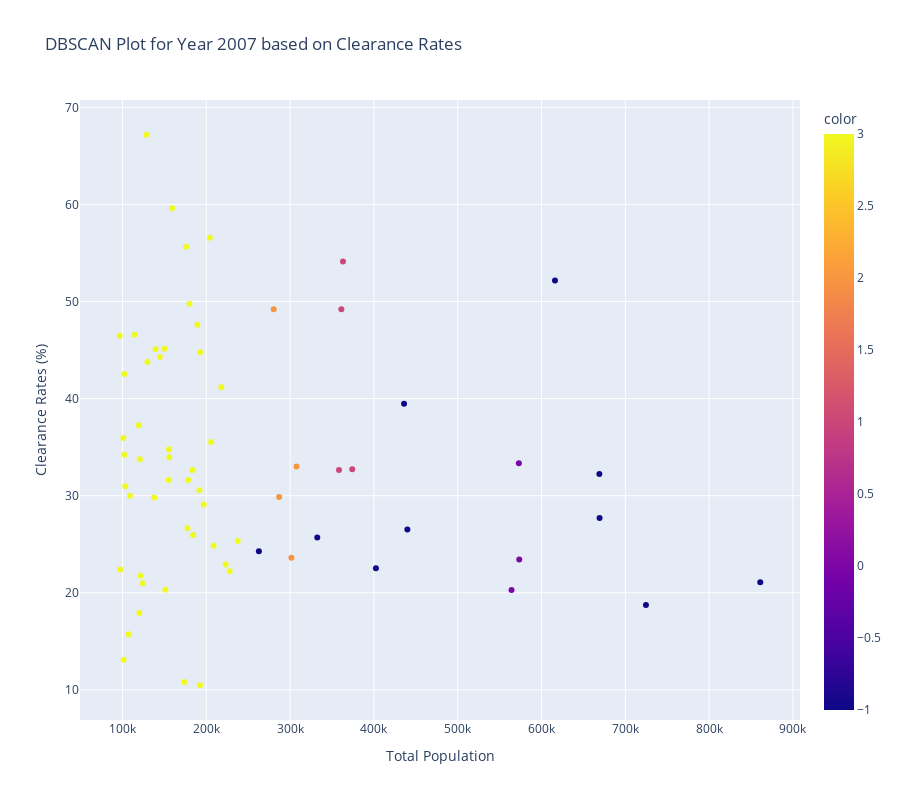
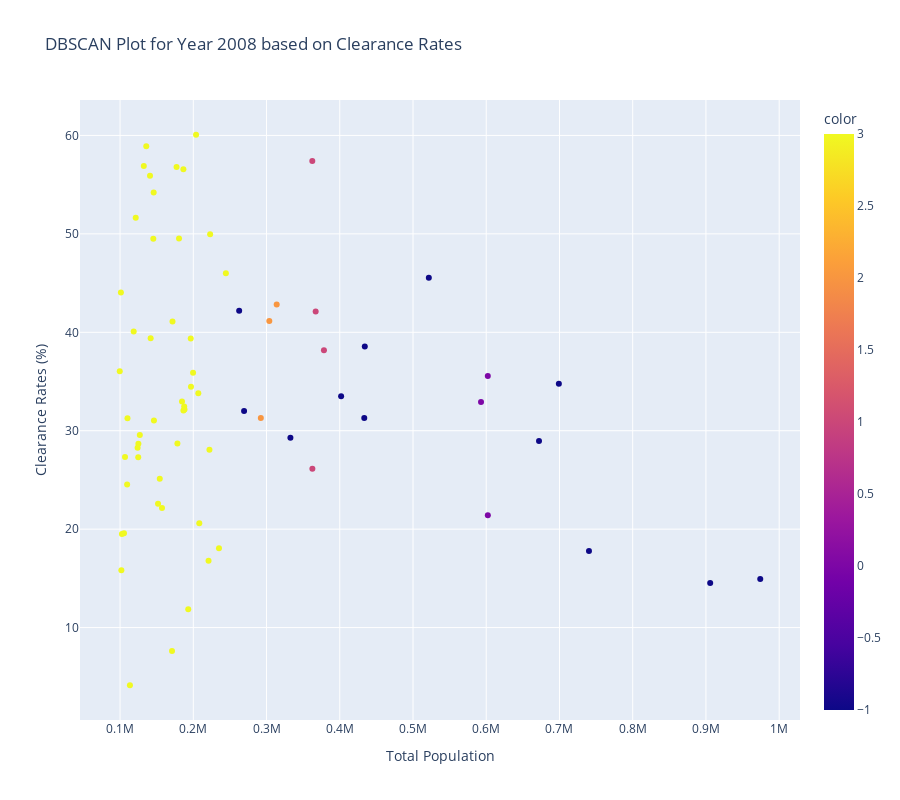
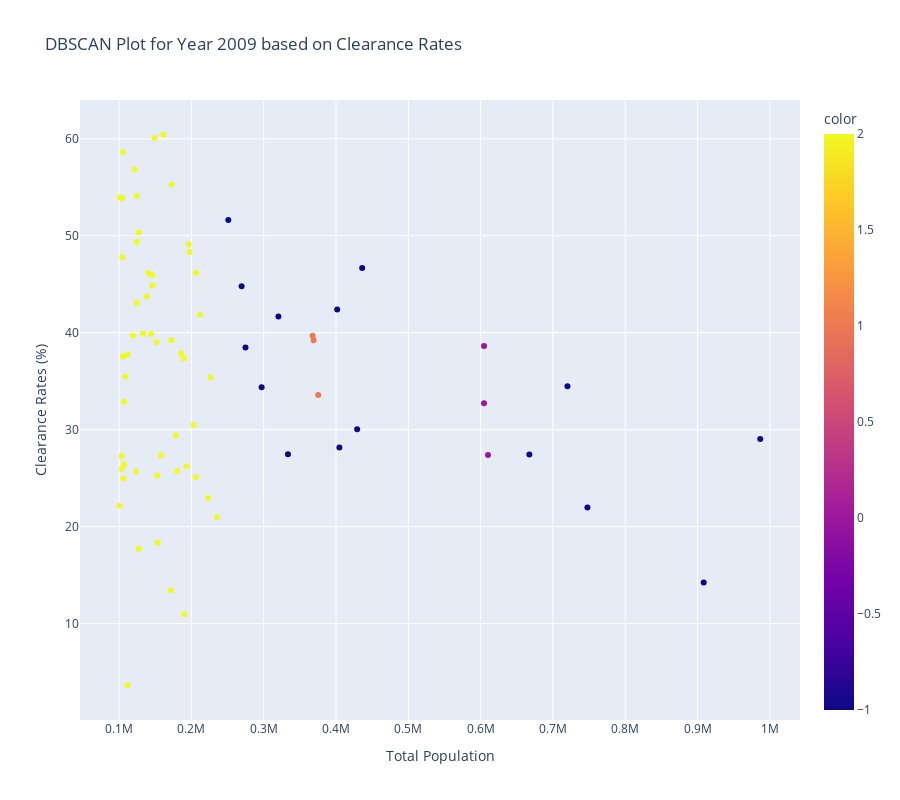
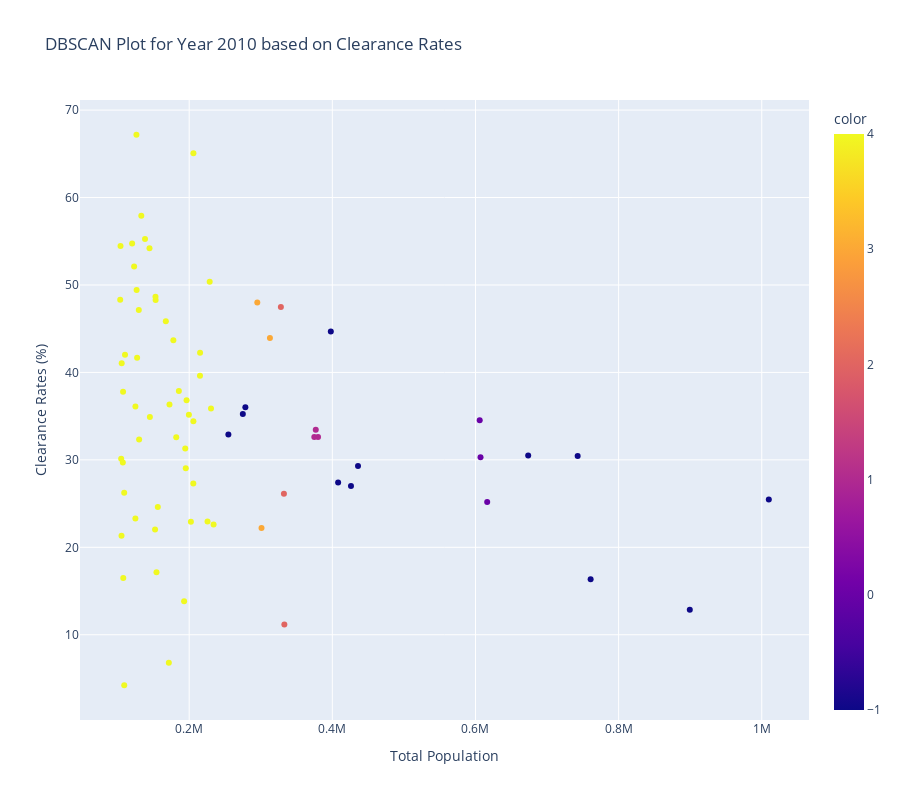

The cell these charts' notebook holds for them, in order:
### Code cell
#importing plotly.express for the hover opportunities
import plotly.express as px
x = Values['x']
y = Values['y']
location = Values['location']
colors = Values['colors']

#creating a new plot for each of the 10 years in a for loop 
for i in range(len(Values['x'])):
    fig = px.scatter(x=x[i],y=y[i],color = colors[i],
    hover_name=location[i],size_max=60,
                    labels={
                        'x':'Total Population',
                        'y':'Clearance Rates (%)'
                    }
                    ,title='DBSCAN Plot for Year ' + str(2007+i) + ' based on Clearance Rates')

    fig.update_layout(height=800)
    fig.show()

### Figure 1 — Plotly figure (JSON) as saved in the notebook; plotly's stock layout.template omitted (floating-point values rounded to 4 significant figures)
{"data": [{"hovertemplate": "<b>%{hovertext}</b><br><br>Total Population=%{x}<br>Clearance Rates (%)=%{y}<br>color=%{marker.color}<extra></extra>", "hovertext": ["DETROIT, MI", "COLUMBUS, OH", "MEMPHIS, TN", "FORT WORTH, TX", "EL PASO, TX", "DENVER, CO", "MILWAUKEE, WI", "NASHVILLE, TN", "CLEVELAND, OH", "VIRGINIA BEACH, VA", "NEW CASTLE COUNTY P DEPT, DE", "COLORADO SPRINGS, CO", "PIERCE, WA", "PRINCE WILLIAM COUNTY PD, VA", "WICHITA, KS", "CINCINNATI, OH", "GREENVILLE, SC", "CHESTERFIELD COUNTY PD, VA", "HENRICO COUNTY POLICE D, VA", "SALT LAKE, UT", "AURORA, CO", "KNOX, TN", "NORFOLK, VA", "CHESAPEAKE, VA", "RICHLAND, SC", "HAMILTON, TN", "AKRON, OH", "SPARTANBURG, SC", "OTTAWA, MI", "TACOMA, WA", "DES MOINES, IA", "GRAND RAPIDS, MI", "RICHMOND, VA", "JEFFERSON, CO", "LEXINGTON, SC", "KNOXVILLE, TN", "HORRY COUNTY POLICE DEPT, SC", "SALT LAKE CITY, UT", "NEWPORT NEWS, VA", "WORCESTER, MA", "PROVIDENCE, RI", "MACOMB, MI", "ROCKFORD, IL", "DAYTON, OH", "CHATTANOOGA, TN", "SPRINGFIELD, MA", "WASHTENAW, MI", "HAMPTON, VA", "LAKEWOOD, CO", "ALEXANDRIA, VA", "WARREN, OH", "SIOUX FALLS, SD", "STERLING HEIGHTS, MI", "NEW HAVEN, CT", "WEST VALLEY, UT", "BEAUFORT, SC", "COLUMBIA, SC", "SHELBY, TN", "CLARKSVILLE, TN", "LANSING, MI", "AMARILLO, TX", "CHARLESTON, SC", "ARVADA, CO", "PORTSMOUTH, VA", "AIKEN, SC", "WEST JORDAN, UT"], "legendgroup": "", "marker": {"color": [-1, -1, -1, -1, -1, 0, 0, 0, -1, -1, -1, 1, 1, 1, 1, -1, 2, 2, 2, 2, -1, 3, 3, 3, 3, 3, 3, 3, 3, 3, 3, 3, 3, 3, 3, 3, 3, 3, 3, 3, 3, 3, 3, 3, 3, 3, 3, 3, 3, 3, 3, 3, 3, 3, 3, 3, 3, 3, 3, 3, 3, 3, 3, 3, 3, 3], "coloraxis": "coloraxis", "symbol": "circle"}, "mode": "markers", "name": "", "orientation": "v", "showlegend": false, "type": "scatter", "x": [860971, 724581, 669264, 668970, 616029, 573387, 572938, 564169, 439888, 435943, 402373, 374112, 363092, 361134, 358294, 332388, 307633, 301530, 286910, 280392, 262711, 237536, 227903, 223093, 217895, 102372, 208701, 205672, 204125, 196909, 192793, 192376, 191785, 189361, 184284, 183319, 179873, 178449, 177550, 175825, 173719, 159415, 155713, 155526, 155043, 151074, 150122, 144490, 139407, 137812, 100951, 129712, 128555, 124034, 121447, 120640, 120112, 119372, 114582, 108850, 107338, 103312, 102170, 101284, 97333, 96681], "xaxis": "x", "y": [21.08, 18.73, 27.71, 32.22, 52.17, 23.44, 33.34, 20.28, 26.52, 39.47, 22.54, 32.73, 54.13, 49.2, 32.65, 25.71, 33.02, 23.6, 29.86, 49.21, 24.28, 25.33, 22.23, 22.91, 41.18, 42.53, 24.85, 35.54, 56.58, 29.11, 44.77, 10.48, 30.56, 47.62, 25.96, 32.66, 49.77, 31.61, 26.65, 55.64, 10.82, 59.62, 33.97, 34.8, 31.63, 20.33, 45.15, 44.29, 45.08, 29.81, 35.93, 43.77, 67.18, 20.99, 21.76, 33.76, 17.91, 37.26, 46.57, 30, 15.74, 30.98, 34.23, 13.1, 22.41, 46.47], "yaxis": "y"}], "layout": {"coloraxis": {"colorbar": {"title": {"text": "color"}}, "colorscale": [[0, "#0d0887"], [0.1111, "#46039f"], [0.2222, "#7201a8"], [0.3333, "#9c179e"], [0.4444, "#bd3786"], [0.5556, "#d8576b"], [0.6667, "#ed7953"], [0.7778, "#fb9f3a"], [0.8889, "#fdca26"], [1, "#f0f921"]]}, "height": 800, "legend": {"tracegroupgap": 0}, "title": {"text": "DBSCAN Plot for Year 2007 based on Clearance Rates"}, "xaxis": {"anchor": "y", "domain": [0, 1], "title": {"text": "Total Population"}}, "yaxis": {"anchor": "x", "domain": [0, 1], "title": {"text": "Clearance Rates (%)"}}}}

### Figure 2 — Plotly figure (JSON) as saved in the notebook; plotly's stock layout.template omitted (floating-point values rounded to 4 significant figures)
{"data": [{"hovertemplate": "<b>%{hovertext}</b><br><br>Total Population=%{x}<br>Clearance Rates (%)=%{y}<br>color=%{marker.color}<extra></extra>", "hovertext": ["FAIRFAX COUNTY PD, VA", "DETROIT, MI", "COLUMBUS, OH", "FORT WORTH, TX", "MEMPHIS, TN", "NASHVILLE, TN", "MILWAUKEE, WI", "DENVER, CO", "CONNECTICUT STATE POLICE, CT", "VIRGINIA BEACH, VA", "CLEVELAND, OH", "NEW CASTLE COUNTY P DEPT, DE", "COLORADO SPRINGS, CO", "PIERCE, WA", "WICHITA, KS", "PRINCE WILLIAM COUNTY PD, VA", "CINCINNATI, OH", "GREENVILLE, SC", "CHESTERFIELD COUNTY PD, VA", "HENRICO COUNTY POLICE D, VA", "AURORA, CO", "PLANO, TX", "KNOX, TN", "NORFOLK, VA", "KENT, MI", "RICHLAND, SC", "HAMILTON, TN", "CHESAPEAKE, VA", "SPARTANBURG, SC", "AKRON, OH", "BOISE, ID", "RICHMOND, VA", "TACOMA, WA", "DES MOINES, IA", "GRAND RAPIDS, MI", "LITTLE ROCK, AR", "HORRY COUNTY POLICE DEPT, SC", "LEXINGTON, SC", "EL PASO, CO", "KNOXVILLE, TN", "SALT LAKE CITY, UT", "NEWPORT NEWS, VA", "WORCESTER, MA", "CHATTANOOGA, TN", "PROVIDENCE, RI", "ROCKFORD, IL", "DAYTON, OH", "WASHTENAW, MI", "SIOUX FALLS, SD", "HAMPTON, VA", "SP: SUSSEX COUNTY, DE", "ANDERSON, SC", "ALEXANDRIA, VA", "FORT COLLINS, CO", "SALEM, OR", "CEDAR RAPIDS, IA", "COLUMBIA, SC", "BEAUFORT, SC", "NEW HAVEN, CT", "CLARKSVILLE, TN", "STAMFORD, CT", "FLINT, MI", "LOWELL, MA", "LANSING, MI", "AMARILLO, TX", "CHARLESTON, SC", "MURFREESBORO, TN", "PORTSMOUTH, VA", "SHELBY, TN"], "legendgroup": "", "marker": {"color": [-1, -1, -1, -1, -1, 0, 0, 0, -1, -1, -1, -1, 1, 1, 1, 1, -1, 2, 2, 2, -1, -1, 3, 3, 3, 3, 3, 3, 3, 3, 3, 3, 3, 3, 3, 3, 3, 3, 3, 3, 3, 3, 3, 3, 3, 3, 3, 3, 3, 3, 3, 3, 3, 3, 3, 3, 3, 3, 3, 3, 3, 3, 3, 3, 3, 3, 3, 3, 3], "coloraxis": "coloraxis", "symbol": "circle"}, "mode": "markers", "name": "", "orientation": "v", "showlegend": false, "type": "scatter", "x": [974142, 905783, 740275, 699143, 672046, 602181, 602131, 592881, 521604, 434163, 433452, 401841, 378403, 367091, 362602, 362472, 332608, 313863, 303799, 292229, 269353, 262621, 244494, 235067, 222982, 222049, 101151, 220812, 208183, 206845, 203770, 199674, 196851, 196476, 193096, 187978, 187579, 186538, 186486, 184559, 180514, 178308, 177151, 171611, 170965, 157262, 154218, 151865, 146277, 145897, 145406, 141763, 140891, 135785, 132411, 126984, 125035, 124807, 123953, 121386, 118597, 113462, 110136, 109634, 106774, 105353, 102536, 101782, 99576], "xaxis": "x", "y": [14.95, 14.52, 17.78, 34.76, 28.95, 21.41, 35.57, 32.93, 45.54, 38.56, 31.3, 33.49, 38.18, 42.11, 26.14, 57.41, 29.28, 42.82, 41.16, 31.3, 31.99, 42.18, 45.99, 18.05, 49.95, 28.07, 44.04, 16.78, 20.59, 33.8, 60.07, 35.89, 34.47, 39.36, 11.87, 32.16, 32.45, 32.05, 56.57, 32.98, 49.53, 28.7, 56.8, 41.09, 7.625, 22.14, 25.13, 22.58, 31.05, 54.21, 49.51, 39.39, 55.9, 58.89, 56.9, 29.57, 28.67, 27.31, 28.26, 51.64, 40.09, 4.143, 31.28, 24.53, 27.33, 19.58, 19.5, 15.81, 36.05], "yaxis": "y"}], "layout": {"coloraxis": {"colorbar": {"title": {"text": "color"}}, "colorscale": [[0, "#0d0887"], [0.1111, "#46039f"], [0.2222, "#7201a8"], [0.3333, "#9c179e"], [0.4444, "#bd3786"], [0.5556, "#d8576b"], [0.6667, "#ed7953"], [0.7778, "#fb9f3a"], [0.8889, "#fdca26"], [1, "#f0f921"]]}, "height": 800, "legend": {"tracegroupgap": 0}, "title": {"text": "DBSCAN Plot for Year 2008 based on Clearance Rates"}, "xaxis": {"anchor": "y", "domain": [0, 1], "title": {"text": "Total Population"}}, "yaxis": {"anchor": "x", "domain": [0, 1], "title": {"text": "Clearance Rates (%)"}}}}

### Figure 3 — Plotly figure (JSON) as saved in the notebook; plotly's stock layout.template omitted (floating-point values rounded to 4 significant figures)
{"data": [{"hovertemplate": "<b>%{hovertext}</b><br><br>Total Population=%{x}<br>Clearance Rates (%)=%{y}<br>color=%{marker.color}<extra></extra>", "hovertext": ["FAIRFAX COUNTY PD, VA", "DETROIT, MI", "COLUMBUS, OH", "FORT WORTH, TX", "MEMPHIS, TN", "NASHVILLE, TN", "DENVER, CO", "MILWAUKEE, WI", "VIRGINIA BEACH, VA", "CLEVELAND, OH", "NEW CASTLE COUNTY P DEPT, DE", "COLORADO SPRINGS, CO", "PIERCE, WA", "PRINCE WILLIAM COUNTY PD, VA", "WICHITA, KS", "CINCINNATI, OH", "GREENVILLE, SC", "HENRICO COUNTY POLICE D, VA", "AURORA, CO", "PLANO, TX", "KNOX, TN", "NORFOLK, VA", "HAMILTON, TN", "RICHLAND, SC", "CHESAPEAKE, VA", "SPARTANBURG, SC", "AKRON, OH", "BOISE, ID", "RICHMOND, VA", "TACOMA, WA", "DES MOINES, IA", "HORRY COUNTY POLICE DEPT, SC", "LITTLE ROCK, AR", "LEXINGTON, SC", "KNOXVILLE, TN", "NEWPORT NEWS, VA", "WORCESTER, MA", "EL PASO, CO", "CHATTANOOGA, TN", "PROVIDENCE, RI", "MACOMB, MI", "ROCKFORD, IL", "SPRINGFIELD, MA", "DAYTON, OH", "WASHTENAW, MI", "SP: SUSSEX COUNTY, DE", "ALEXANDRIA, VA", "HAMPTON, VA", "ANDERSON, SC", "LAKEWOOD, CO", "FORT COLLINS, CO", "WARREN, OH", "SALEM, OR", "STERLING HEIGHTS, MI", "COLUMBIA, SC", "WEST VALLEY, UT", "DENTON, TX", "SPOTSYLVANIA, VA", "NEW HAVEN, CT", "CLARKSVILLE, TN", "BEAUFORT, SC", "LOWELL, MA", "FLINT, MI", "LANSING, MI", "AMARILLO, TX", "CHARLESTON, SC", "MURFREESBORO, TN", "BILLINGS, MT", "PUEBLO, CO", "LEWISVILLE, TX", "SHELBY, TN", "DAVENPORT, IA", "PORTSMOUTH, VA"], "legendgroup": "", "marker": {"color": [-1, -1, -1, -1, -1, 0, 0, 0, -1, -1, -1, -1, 1, 1, 1, -1, -1, -1, -1, -1, -1, 2, 2, 2, 2, 2, 2, 2, 2, 2, 2, 2, 2, 2, 2, 2, 2, 2, 2, 2, 2, 2, 2, 2, 2, 2, 2, 2, 2, 2, 2, 2, 2, 2, 2, 2, 2, 2, 2, 2, 2, 2, 2, 2, 2, 2, 2, 2, 2, 2, 2, 2, 2], "coloraxis": "coloraxis", "symbol": "circle"}, "mode": "markers", "name": "", "orientation": "v", "showlegend": false, "type": "scatter", "x": [986646, 908441, 747660, 720057, 667421, 610176, 604680, 604673, 436175, 429238, 404686, 401626, 375377, 368971, 367635, 333568, 320364, 297153, 274828, 269486, 251067, 235097, 103517, 226595, 223261, 212136, 206497, 206437, 203233, 197557, 196426, 193503, 190205, 189478, 185850, 180174, 178474, 172612, 172536, 171664, 161237, 157943, 153533, 152965, 151830, 148994, 146145, 145932, 144181, 140618, 138487, 104511, 133306, 127440, 127422, 124472, 124308, 124185, 123659, 121661, 119115, 111772, 111657, 108653, 106911, 106873, 105910, 105427, 105271, 104539, 103719, 101116, 100970], "xaxis": "x", "y": [29.04, 14.25, 21.98, 34.49, 27.43, 27.4, 38.62, 32.73, 46.68, 30.05, 28.17, 42.4, 33.58, 39.23, 39.69, 27.47, 41.68, 34.39, 38.47, 44.79, 51.63, 20.97, 27.28, 35.38, 22.95, 41.88, 25.1, 46.17, 30.48, 48.32, 49.1, 26.22, 10.97, 37.34, 37.87, 25.74, 29.4, 55.29, 39.22, 13.43, 60.42, 27.35, 18.35, 25.28, 39.03, 60.08, 44.86, 45.93, 39.86, 46.15, 43.72, 53.88, 39.9, 50.33, 17.71, 43.06, 54.12, 49.36, 25.69, 56.84, 39.71, 37.75, 3.644, 35.46, 32.89, 26.44, 24.96, 58.61, 37.51, 47.78, 25.94, 53.95, 22.16], "yaxis": "y"}], "layout": {"coloraxis": {"colorbar": {"title": {"text": "color"}}, "colorscale": [[0, "#0d0887"], [0.1111, "#46039f"], [0.2222, "#7201a8"], [0.3333, "#9c179e"], [0.4444, "#bd3786"], [0.5556, "#d8576b"], [0.6667, "#ed7953"], [0.7778, "#fb9f3a"], [0.8889, "#fdca26"], [1, "#f0f921"]]}, "height": 800, "legend": {"tracegroupgap": 0}, "title": {"text": "DBSCAN Plot for Year 2009 based on Clearance Rates"}, "xaxis": {"anchor": "y", "domain": [0, 1], "title": {"text": "Total Population"}}, "yaxis": {"anchor": "x", "domain": [0, 1], "title": {"text": "Clearance Rates (%)"}}}}

### Figure 4 — Plotly figure (JSON) as saved in the notebook; plotly's stock layout.template omitted (floating-point values rounded to 4 significant figures)
{"data": [{"hovertemplate": "<b>%{hovertext}</b><br><br>Total Population=%{x}<br>Clearance Rates (%)=%{y}<br>color=%{marker.color}<extra></extra>", "hovertext": ["FAIRFAX COUNTY PD, VA", "DETROIT, MI", "COLUMBUS, OH", "FORT WORTH, TX", "MEMPHIS, TN", "NASHVILLE, TN", "DENVER, CO", "MILWAUKEE, WI", "VIRGINIA BEACH, VA", "CLEVELAND, OH", "NEW CASTLE COUNTY P DEPT, DE", "COLORADO SPRINGS, CO", "PRINCE WILLIAM COUNTY PD, VA", "WICHITA, KS", "PIERCE, WA", "KANSAS CITY, MO", "CINCINNATI, OH", "GREENVILLE, SC", "CHESTERFIELD COUNTY PD, VA", "HENRICO COUNTY POLICE D, VA", "OAKLAND, MI", "AURORA, CO", "PLANO, TX", "KNOX, TN", "NORFOLK, VA", "RICHLAND, SC", "HAMILTON, TN", "KENT, MI", "CHESAPEAKE, VA", "GILBERT, AZ", "SPARTANBURG, SC", "BOISE, ID", "RICHMOND, VA", "AKRON, OH", "DES MOINES, IA", "TACOMA, WA", "HORRY COUNTY POLICE DEPT, SC", "NEWPORT NEWS, VA", "LEXINGTON, SC", "LITTLE ROCK, AR", "KNOXVILLE, TN", "WORCESTER, MA", "SALT LAKE CITY, UT", "CHATTANOOGA, TN", "PROVIDENCE, RI", "EL PASO, CO", "ROCKFORD, IL", "SPRINGFIELD, MA", "SP: SUSSEX COUNTY, DE", "WASHTENAW, MI", "DAYTON, OH", "ANDERSON, SC", "HAMPTON, VA", "MCKINNEY, TX", "YORK, SC", "WARREN, OH", "COLUMBIA, SC", "CEDAR RAPIDS, IA", "DENTON, TX", "CLARKSVILLE, TN", "STERLING HEIGHTS, MI", "SPOTSYLVANIA, VA", "NEW HAVEN, CT", "WEST VALLEY, UT", "BEAUFORT, SC", "CHARLESTON, SC", "FLINT, MI", "MURFREESBORO, TN", "LEWISVILLE, TX", "LANSING, MI", "AMARILLO, TX", "SHELBY, TN", "ARVADA, CO", "PUEBLO, CO"], "legendgroup": "", "marker": {"color": [-1, -1, -1, -1, -1, 0, 0, 0, -1, -1, -1, -1, 1, 1, 1, 2, 2, 2, 3, 3, 3, -1, -1, -1, 4, 4, 4, 4, 4, 4, 4, 4, 4, 4, 4, 4, 4, 4, 4, 4, 4, 4, 4, 4, 4, 4, 4, 4, 4, 4, 4, 4, 4, 4, 4, 4, 4, 4, 4, 4, 4, 4, 4, 4, 4, 4, 4, 4, 4, 4, 4, 4, 4, 4], "coloraxis": "coloraxis", "symbol": "circle"}, "mode": "markers", "name": "", "orientation": "v", "showlegend": false, "type": "scatter", "x": [1009834, 899447, 760895, 742780, 673650, 616366, 607051, 605921, 435873, 426042, 408083, 397886, 380049, 376880, 374835, 332960, 332365, 328120, 312810, 301043, 295159, 278483, 274955, 254748, 234100, 230477, 104967, 228642, 225627, 215215, 215062, 205902, 205883, 205760, 202382, 199595, 196364, 195225, 194507, 192922, 185554, 181908, 177873, 172460, 171565, 167360, 156180, 154314, 153107, 152910, 152319, 145096, 144545, 138306, 133093, 105458, 130027, 129605, 127251, 126548, 126291, 124878, 124856, 123089, 120289, 110341, 109245, 109199, 107899, 107609, 107300, 105687, 104061, 103612], "xaxis": "x", "y": [25.46, 12.87, 16.36, 30.43, 30.49, 25.17, 30.3, 34.53, 29.3, 27.01, 27.41, 44.68, 32.63, 33.45, 32.61, 11.19, 26.12, 47.47, 43.93, 22.2, 47.99, 36.02, 35.24, 32.89, 22.61, 35.88, 30.13, 50.37, 22.95, 42.26, 39.62, 65.05, 34.43, 27.31, 22.91, 35.15, 36.81, 29.05, 31.3, 13.83, 37.87, 32.59, 43.68, 36.33, 6.806, 45.84, 24.61, 17.13, 48.29, 48.67, 22.02, 34.89, 54.19, 55.27, 57.92, 21.31, 32.32, 47.15, 41.67, 49.44, 67.18, 36.11, 23.3, 52.12, 54.76, 42.02, 4.227, 26.24, 16.5, 37.79, 29.69, 41.04, 54.44, 48.31], "yaxis": "y"}], "layout": {"coloraxis": {"colorbar": {"title": {"text": "color"}}, "colorscale": [[0, "#0d0887"], [0.1111, "#46039f"], [0.2222, "#7201a8"], [0.3333, "#9c179e"], [0.4444, "#bd3786"], [0.5556, "#d8576b"], [0.6667, "#ed7953"], [0.7778, "#fb9f3a"], [0.8889, "#fdca26"], [1, "#f0f921"]]}, "height": 800, "legend": {"tracegroupgap": 0}, "title": {"text": "DBSCAN Plot for Year 2010 based on Clearance Rates"}, "xaxis": {"anchor": "y", "domain": [0, 1], "title": {"text": "Total Population"}}, "yaxis": {"anchor": "x", "domain": [0, 1], "title": {"text": "Clearance Rates (%)"}}}}
